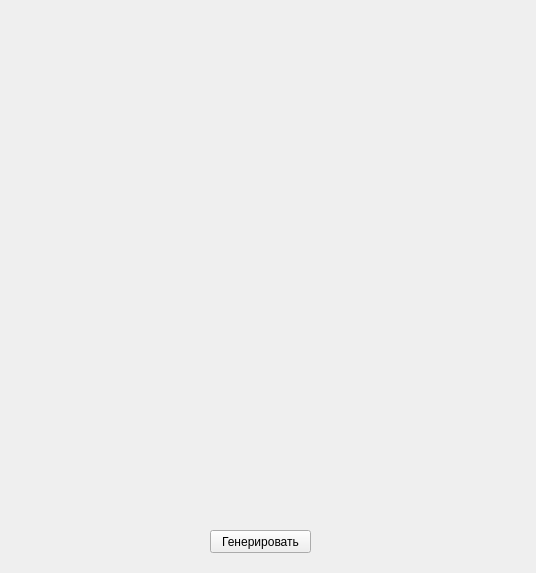
<?xml version="1.0" encoding="UTF-8"?>
<ui version="4.0">
 <class>Form</class>
 <widget class="QWidget" name="Form">
  <property name="geometry">
   <rect>
    <x>0</x>
    <y>0</y>
    <width>536</width>
    <height>573</height>
   </rect>
  </property>
  <property name="windowTitle">
   <string>Form</string>
  </property>
  <widget class="QPushButton" name="generateBtn">
   <property name="geometry">
    <rect>
     <x>210</x>
     <y>530</y>
     <width>101</width>
     <height>23</height>
    </rect>
   </property>
   <property name="text">
    <string>Генерировать</string>
   </property>
  </widget>
 </widget>
 <resources/>
 <connections/>
</ui>
